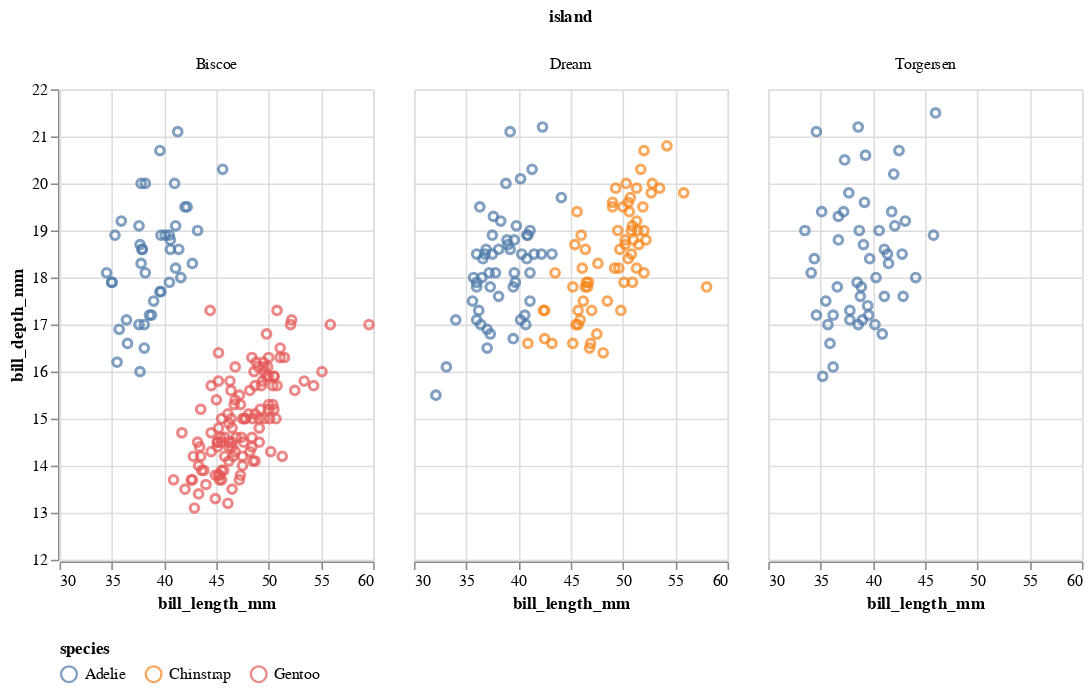

The notebook cell this image was saved under:
### Code cell
(
    alt.Chart(df)
    .mark_point()
    .encode(
        x=alt.X("bill_length_mm", scale=xscale),
        y=alt.Y("bill_depth_mm", scale=yscale),
        color=alt.Color("species").legend(direction="horizontal", orient="bottom"),
        column=alt.Column("island")
    )
    .properties(width=200)
)

### Figure 1 — Vega-Lite specification as saved in the notebook (floating-point values rounded to 4 significant figures; data arrays with more than 128 entries replaced by an {"elided": "..."} marker saying what was removed)
{"config": {"view": {"continuousWidth": 300, "continuousHeight": 300}}, "data": {"name": "data-7b1c3d376dc1f878f7c4c69deb3a1e79"}, "mark": {"type": "point"}, "encoding": {"color": {"field": "species", "legend": {"direction": "horizontal", "orient": "bottom"}, "type": "nominal"}, "column": {"field": "island", "type": "nominal"}, "x": {"field": "bill_length_mm", "scale": {"domain": [30, 60]}, "type": "quantitative"}, "y": {"field": "bill_depth_mm", "scale": {"domain": [12, 22]}, "type": "quantitative"}}, "width": 200, "$schema": "https://vega.github.io/schema/vega-lite/v5.15.1.json", "datasets": {"data-7b1c3d376dc1f878f7c4c69deb3a1e79": {"elided": "344 records"}}}
